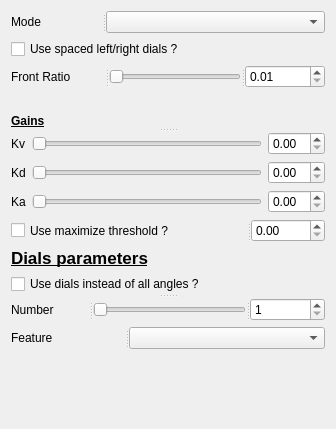
           <widget class="QWidget" name="page_5">
            <property name="geometry">
             <rect>
              <x>0</x>
              <y>0</y>
              <width>336</width>
              <height>429</height>
             </rect>
            </property>
            <attribute name="label">
             <string>Gains</string>
            </attribute>
            <layout class="QVBoxLayout" name="verticalLayout_5">
             <item>
              <widget class="QSplitter" name="splitter_13">
               <property name="orientation">
                <enum>Qt::Horizontal</enum>
               </property>
               <widget class="QLabel" name="label_36">
                <property name="text">
                 <string>Mode</string>
                </property>
               </widget>
               <widget class="QComboBox" name="navModeComboBox"/>
              </widget>
             </item>
             <item>
              <widget class="QCheckBox" name="spacedDialsCheckBox">
               <property name="text">
                <string>Use spaced left/right dials ?</string>
               </property>
              </widget>
             </item>
             <item>
              <widget class="QSplitter" name="splitter_18">
               <property name="orientation">
                <enum>Qt::Horizontal</enum>
               </property>
               <widget class="QLabel" name="label_38">
                <property name="text">
                 <string>Front Ratio</string>
                </property>
               </widget>
               <widget class="QSlider" name="frontRatioSlider">
                <property name="minimum">
                 <number>1</number>
                </property>
                <property name="maximum">
                 <number>100</number>
                </property>
                <property name="orientation">
                 <enum>Qt::Horizontal</enum>
                </property>
               </widget>
               <widget class="QDoubleSpinBox" name="frontRatioSpinBox">
                <property name="minimum">
                 <double>0.010000000000000</double>
                </property>
                <property name="maximum">
                 <double>1.000000000000000</double>
                </property>
                <property name="singleStep">
                 <double>0.010000000000000</double>
                </property>
               </widget>
              </widget>
             </item>
             <item>
              <widget class="QLabel" name="label_17">
               <property name="text">
                <string/>
               </property>
              </widget>
             </item>
             <item>
              <widget class="QSplitter" name="splitter_11">
               <property name="orientation">
                <enum>Qt::Vertical</enum>
               </property>
               <widget class="QLabel" name="label_14">
                <property name="font">
                 <font>
                  <weight>75</weight>
                  <bold>true</bold>
                  <underline>true</underline>
                 </font>
                </property>
                <property name="text">
                 <string>Gains</string>
                </property>
               </widget>
               <widget class="QWidget" name="layoutWidget_5">
                <layout class="QGridLayout" name="gridLayout_6">
                 <item row="0" column="1">
                  <widget class="QSlider" name="gainVitesseSlider">
                   <property name="maximum">
                    <number>100</number>
                   </property>
                   <property name="orientation">
                    <enum>Qt::Horizontal</enum>
                   </property>
                  </widget>
                 </item>
                 <item row="0" column="0">
                  <widget class="QLabel" name="label_32">
                   <property name="text">
                    <string>Kv</string>
                   </property>
                  </widget>
                 </item>
                 <item row="2" column="2">
                  <widget class="QDoubleSpinBox" name="gainDirectionArgMaxSpinBox">
                   <property name="maximum">
                    <double>10.000000000000000</double>
                   </property>
                   <property name="singleStep">
                    <double>0.010000000000000</double>
                   </property>
                  </widget>
                 </item>
                 <item row="2" column="1">
                  <widget class="QSlider" name="gainDirectionArgMaxSlider">
                   <property name="maximum">
                    <number>1000</number>
                   </property>
                   <property name="orientation">
                    <enum>Qt::Horizontal</enum>
                   </property>
                  </widget>
                 </item>
                 <item row="1" column="0">
                  <widget class="QLabel" name="label_15">
                   <property name="text">
                    <string>Kd</string>
                   </property>
                  </widget>
                 </item>
                 <item row="2" column="0">
                  <widget class="QLabel" name="label_37">
                   <property name="text">
                    <string>Ka</string>
                   </property>
                  </widget>
                 </item>
                 <item row="1" column="1">
                  <widget class="QSlider" name="gainDirectionSlider">
                   <property name="maximum">
                    <number>1000</number>
                   </property>
                   <property name="orientation">
                    <enum>Qt::Horizontal</enum>
                   </property>
                  </widget>
                 </item>
                 <item row="1" column="2">
                  <widget class="QDoubleSpinBox" name="gainDirectionSpinBox">
                   <property name="maximum">
                    <double>10.000000000000000</double>
                   </property>
                   <property name="singleStep">
                    <double>0.010000000000000</double>
                   </property>
                  </widget>
                 </item>
                 <item row="0" column="2">
                  <widget class="QDoubleSpinBox" name="gainVitesseSpinBox">
                   <property name="maximum">
                    <double>1.000000000000000</double>
                   </property>
                   <property name="singleStep">
                    <double>0.010000000000000</double>
                   </property>
                  </widget>
                 </item>
                </layout>
               </widget>
              </widget>
             </item>
             <item>
              <widget class="QSplitter" name="splitter_14">
               <property name="orientation">
                <enum>Qt::Horizontal</enum>
               </property>
               <widget class="QCheckBox" name="useMaximiseThresholdCheckBox_2">
                <property name="text">
                 <string>Use maximize threshold ?</string>
                </property>
               </widget>
               <widget class="QDoubleSpinBox" name="maximizeThresholdSpinBox">
                <property name="maximum">
                 <double>1.000000000000000</double>
                </property>
                <property name="singleStep">
                 <double>0.010000000000000</double>
                </property>
               </widget>
              </widget>
             </item>
             <item>
              <widget class="QLabel" name="label_16">
               <property name="font">
                <font>
                 <pointsize>13</pointsize>
                 <weight>75</weight>
                 <italic>false</italic>
                 <bold>true</bold>
                 <underline>true</underline>
                </font>
               </property>
               <property name="text">
                <string>Dials parameters</string>
               </property>
              </widget>
             </item>
             <item>
              <widget class="QSplitter" name="splitter_15">
               <property name="orientation">
                <enum>Qt::Vertical</enum>
               </property>
               <widget class="QCheckBox" name="useDialsCheckBox">
                <property name="text">
                 <string>Use dials instead of all angles ?</string>
                </property>
               </widget>
               <widget class="QWidget" name="layoutWidget_6">
                <layout class="QVBoxLayout" name="verticalLayout_8">
                 <item>
                  <widget class="QSplitter" name="splitter_16">
                   <property name="orientation">
                    <enum>Qt::Horizontal</enum>
                   </property>
                   <widget class="QLabel" name="label_39">
                    <property name="text">
                     <string>Number</string>
                    </property>
                   </widget>
                   <widget class="QSlider" name="numberDialsSlider">
                    <property name="minimum">
                     <number>1</number>
                    </property>
                    <property name="maximum">
                     <number>90</number>
                    </property>
                    <property name="orientation">
                     <enum>Qt::Horizontal</enum>
                    </property>
                   </widget>
                   <widget class="QSpinBox" name="numberDialsSpinBox">
                    <property name="minimum">
                     <number>1</number>
                    </property>
                    <property name="maximum">
                     <number>90</number>
                    </property>
                   </widget>
                  </widget>
                 </item>
                 <item>
                  <widget class="QSplitter" name="splitter_17">
                   <property name="orientation">
                    <enum>Qt::Horizontal</enum>
                   </property>
                   <widget class="QLabel" name="label_40">
                    <property name="text">
                     <string>Feature</string>
                    </property>
                   </widget>
                   <widget class="QComboBox" name="featureDialsComboBox"/>
                  </widget>
                 </item>
                </layout>
               </widget>
              </widget>
             </item>
             <item>
              <spacer name="verticalSpacer_3">
               <property name="orientation">
                <enum>Qt::Vertical</enum>
               </property>
               <property name="sizeHint" stdset="0">
                <size>
                 <width>20</width>
                 <height>255</height>
                </size>
               </property>
              </spacer>
             </item>
            </layout>
           </widget>
